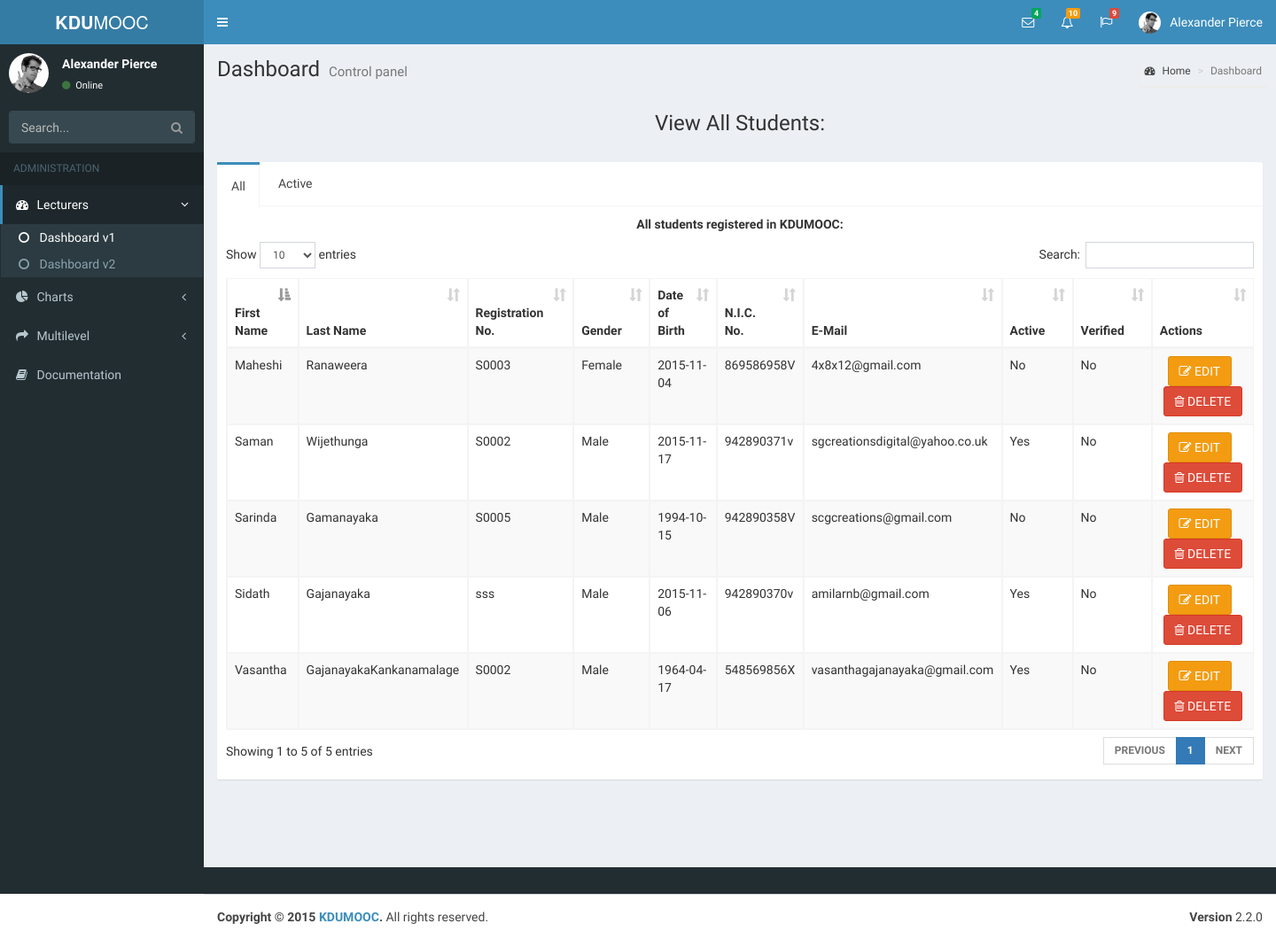
Page /viewStudents.php on the committed database.
### tables this page shows
CREATE TABLE IF NOT EXISTS `student` (
  `idSTUDENT` int(11) NOT NULL AUTO_INCREMENT,
  `first_name` varchar(100) NOT NULL,
  `last_name` varchar(100) NOT NULL,
  `registration_no` varchar(45) DEFAULT NULL,
  `dob` date NOT NULL,
  `gender` varchar(10) DEFAULT NULL,
  `nic` varchar(12) NOT NULL,
  `email` varchar(200) NOT NULL,
  `username` varchar(200) NOT NULL,
  `password` varchar(200) NOT NULL,
  `deleted` tinyint(1) DEFAULT NULL,
  `activated` tinyint(1) NOT NULL,
  `verified` tinyint(1) NOT NULL,
  PRIMARY KEY (`idSTUDENT`,`nic`)
);

### require/functions.php (called while the page is built, shortened)
<?php
function getAllStudents($db) {
    $sql = "SELECT * FROM `student` where `deleted`=0";
    $sth = $db->prepare($sql);
    $sth->execute();
    $result = $sth->fetchAll();
    return $result;
}
?>

### viewStudents.php (the view, shortened to what this page needs)
<?php
include 'require/linksNew.php';
include 'require/functions.php';
include 'headerGeneral.php';
?>
<html lang="en">
    <head>
    </head>
    <body>
    <center>
        <h3>View All Students:</h3></center>
    <br>
    <div class="nav-tabs-custom">
        <ul class="nav nav-tabs">
            <li class="active"><a href="#tab_1" data-toggle="tab" aria-expanded="true">All</a></li>
            <li class=""><a href="#tab_2" data-toggle="tab" aria-expanded="false">Active</a></li>
        </ul>
        <div class="tab-content">
            <div class="tab-pane active" id="tab_1">
                <p style="text-align: center" ><b>All students registered in KDUMOOC:</b></p>
                <table id="idTableAllStudents" class="table table-bordered table-striped dataTable" role="grid">
                    <thead>
                        <tr role="row">
                            <th>First Name</th>
                            <th>Last Name</th>
                            <th>Registration No.</th>
                            <th>Gender</th>
                            <th>Date of Birth</th>
                            <th>N.I.C. No.</th>
                            <th>E-Mail</th>
                            <th>Active</th>
                            <th>Verified</th>
                            <th>Actions</th>
                        </tr>
                    </thead>
                    <tbody>
                        <?php
                        $allStudents = getAllStudents($db);
                        foreach ($allStudents as $student) {
                            echo "<tr>";
                            echo "<td>" . $student['first_name'] . "</td>";
                            echo "<td>" . $student['last_name'] . "</td>";
                            echo "<td>" . $student['registration_no'] . "</td>";
                            echo "<td>" . $student['gender'] . "</td>";
                            echo "<td>" . $student['dob'] . "</td>";
                            echo "<td>" . $student['nic'] . "</td>";
                            echo "<td>" . $student['email'] . "</td>";
                            $active = "Yes";
                            if ($student['activated'] == 0) {
                                $active = "No";
                            }
                            $verified = "Yes";
                            if ($student['verified'] == 0) {
                                $verified = "No";
                            }
                            echo "<td>" . $active . "</td>";
                            echo "<td>" . $verified . "</td>";
                            echo "<td style=\"text-align:center;\">" . "<button class=\"btn btn-warning\" type=\"button\" onclick=\"window.open('editStudent.php?studentID=" . $student['idSTUDENT'] . "','_blank');\"><i class=\"fa fa-pencil-square-o\"></i>  Edit</button> &nbsp; <button class=\"btn btn-danger\" type=\"button\" onclick=\"window.open('deleteStudent.php?studentID=" . $student['idSTUDENT'] . "&nic=" . $student['nic'] . "','_blank');\"><i class=\"fa fa-trash-o\"></i>  Delete</button>" . "</td>";
                            echo "</tr>";
                        }
                        ?>
                    </tbody>
                </table>
            </div>
        </div>
    </div>
</div>
<footer class="footer">
    <p >&copy; KDUMOOC - 2015</p>
</footer>
<?php include 'footerGeneral.php'; ?>
</body>
</html>

### rows in the picture
student: first_name "Maheshi", last_name "Ranaweera", registration_no "S0003", gender "Female", dob "2015-11-04", nic "869586958V", email "4x8x12@gmail.com", activated "No", verified "No"
student: first_name "Sidath", last_name "Gajanayaka", registration_no "sss", gender "Male", dob "2015-11-06", nic "942890370v", email "amilarnb@gmail.com", active "Yes", verified "No"
student: first_name "Sarinda", last_name "Gamanayaka", registration_no "S0005", gender "Male", dob "1994-10-15", nic "942890358V", email "scgcreations@gmail.com", activated "No", verified "No"
student: first_name "Vasantha", last_name "GajanayakaKankanamalage", registration_no "S0002", gender "Male", dob "1964-04-17", nic "548569856X", email "vasanthagajanayaka@gmail.com", active "Yes", verified "No"
student: first_name "Saman", last_name "Wijethunga", registration_no "S0002", gender "Male", dob "2015-11-17", nic "942890371v", email "sgcreationsdigital@yahoo.co.uk", active "Yes", verified "No"
